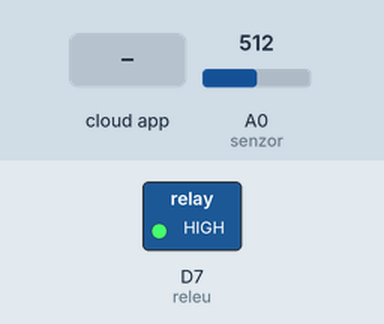
Simulated run of this sketch. Board: Arduino MKR. On the bench: switched loads named in the sketch (green lamp = pin HIGH). The inputs (shaded band) are chosen by the test bench; at power-on: A0 (senzor) = 512. WiFi joins after 1.5 s; servers stay silent unless stated; what the sketch prints to the serial monitor is not drawn.

Above: at 4.2 s.
4.3 s: A0 (senzor) set to 456
7.8 s: A0 (senzor) set to 434
At 9.5 s:
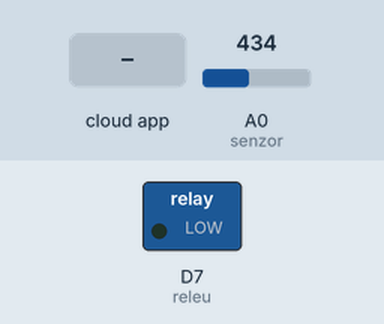
10.5 s: the phone or cloud app sets stateMotor to 1
At 11.6 s:
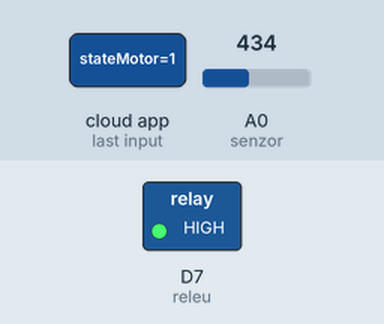
12.0 s: the phone or cloud app sets stateMotor to 0
At 12.7 s:
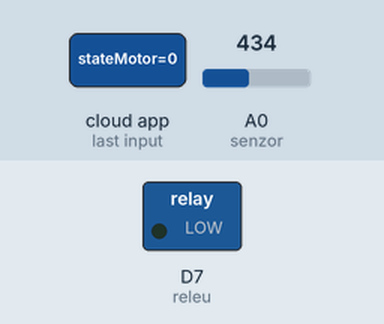
13.5 s: A0 (senzor) set to 511
At 13.8 s:
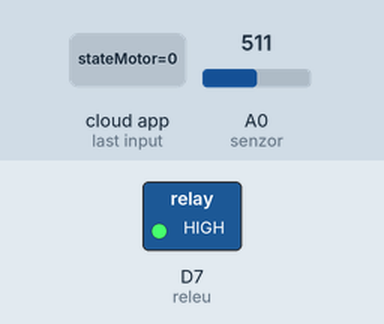
Timing chart, 0 to 16.5 s (numbered marks = the images above; inputs shaded):
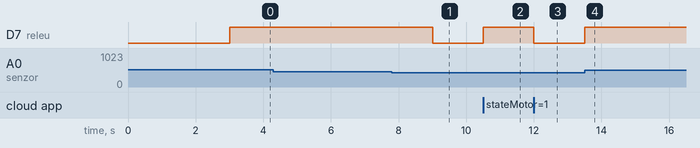

Measured:
- the behaviour switches between 448 and 447 on A0 (senzor) (found by bisection; images 0 and 1)
- after the input at 7.8 s, D7 (releu): HIGH → LOW after 1.2 s
- after the input at 10.5 s, D7 (releu): LOW → HIGH at once
- after the input at 12.0 s, D7 (releu): HIGH → LOW at once
- after the input at 13.5 s, D7 (releu): LOW → HIGH at once

The sketch:

Irigation-System_mar29a.ino
```cpp
#include "arduino_secrets.h"
/*
  Sketch generated by the Arduino IoT Cloud Thing "Untitled"
  https://create.arduino.cc/cloud/things/580f33e9-3c5f-428c-91d4-8b56e8badf64

  Arduino IoT Cloud Variables description

  The following variables are automatically generated and updated when changes are made to the Thing

  int stateHumidity;
  bool stateMotor;

  Variables which are marked as READ/WRITE in the Cloud Thing will also have functions
  which are called when their values are changed from the Dashboard.
  These functions are generated with the Thing and added at the end of this sketch.
*/

#include "thingProperties.h"

const int senzor = A0;        // pin senzor umiditate
const int releu = 7;          // pin motor/releu
const int prag = 20;

void setup() {
  // Initialize serial and wait for port to open:
  Serial.begin(115200);
  // This delay gives the chance to wait for a Serial Monitor without blocking if none is found
  delay(1500);

  // Defined in thingProperties.h
  initProperties();

  // Connect to Arduino IoT Cloud
  ArduinoCloud.begin(ArduinoIoTPreferredConnection);

  /*
     The following function allows you to obtain more information
     related to the state of network and IoT Cloud connection and errors
     the higher number the more granular information you’ll get.
     The default is 0 (only errors).
     Maximum is 4
 */
  setDebugMessageLevel(2);
  ArduinoCloud.printDebugInfo();

  pinMode(releu, OUTPUT);
  digitalWrite(releu, LOW); // Asigurăm că motorul e oprit la început
}

void loop() {
  ArduinoCloud.update();
  // Your code here
  // onStateMotorChange();

  // Citim senzorul de umiditate
  int valoare = analogRead(senzor);
  Serial.println(valoare);
  int outputValue = map(valoare, 503, 223, 0, 100); // ajustează dacă ai nevoie

  // Actualizăm variabila din cloud
  stateHumidity = outputValue;
  Serial.println("Umiditate: " + String(outputValue) + "%");

  // Automatizare
  if (outputValue < prag) {
    Serial.println("Pamant uscat. Se uda automat.");
    digitalWrite(releu, HIGH);
    delay(1500); // udare scurtă
    digitalWrite(releu, LOW);
  }
}

/*
  Since StateMotor is READ_WRITE variable, onStateMotorChange() is
  executed every time a new value is received from IoT Cloud.
*/
void onStateMotorChange()  {
  if (stateMotor) {
    Serial.println("Pornit din cloud.");
    digitalWrite(releu, HIGH);
    // delay(500); // udare
    // digitalWrite(releu, LOW);

    // // Oprire automată după udare
    // stateMotor = false;
  }
else
  {
    digitalWrite(releu, LOW);
  }
}

/*
  Since StateHumidity is READ_WRITE variable, onStateHumidityChange() is
  executed every time a new value is received from IoT Cloud.
*/
void onStateHumidityChange()  {
  // Add your code here to act upon StateHumidity change
}
```

arduino_secrets.h
```cpp
#define SECRET_OPTIONAL_PASS ""
#define SECRET_SSID ""
```

thingProperties.h
```cpp
// Code generated by Arduino IoT Cloud, DO NOT EDIT.

#include <ArduinoIoTCloud.h>
#include <Arduino_ConnectionHandler.h>

const char SSID[]     = SECRET_SSID;    // Network SSID (name)
const char PASS[]     = SECRET_OPTIONAL_PASS;    // Network password (use for WPA, or use as key for WEP)

void onStateHumidityChange();
void onStateMotorChange();

int stateHumidity;
bool stateMotor;

void initProperties(){

  ArduinoCloud.addProperty(stateHumidity, READWRITE, 5 * SECONDS, onStateHumidityChange);
  ArduinoCloud.addProperty(stateMotor, READWRITE, ON_CHANGE, onStateMotorChange);


}

WiFiConnectionHandler ArduinoIoTPreferredConnection(SSID, PASS);
```
